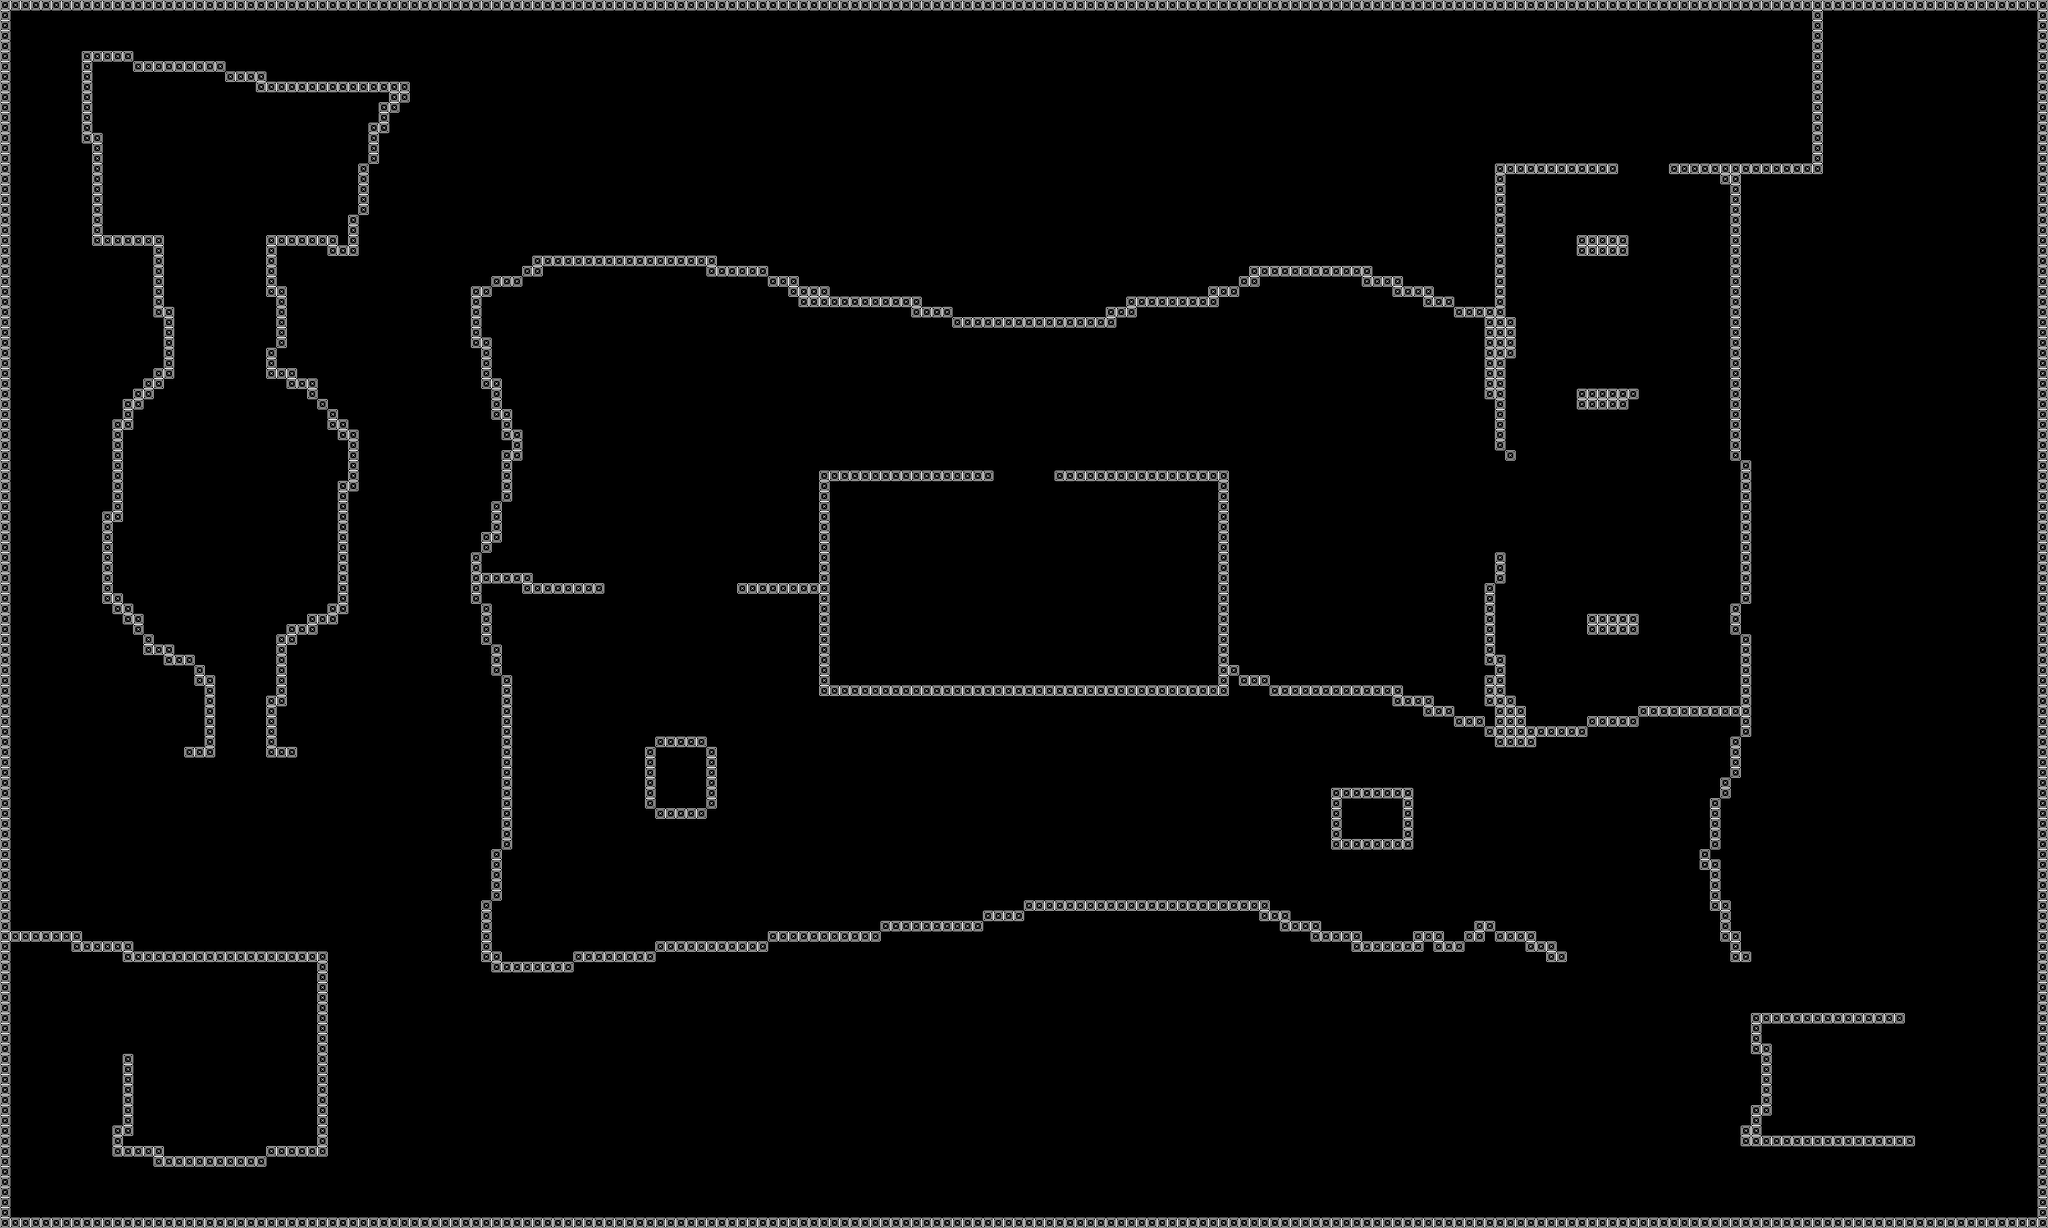

A level layout from a 2D game, rendered from its tile map. Below: a short description, then the map file with tile-grid data replaced by summaries:
An orthogonal 200x120 tile map with 16x16 px tiles, 1 tile layer (Tile Layer 1), 2 tilesets and 52 objects (9x Blue Boy, 6x Ballas, 5x Pink Guy).

<map version="1.5" tiledversion="1.7.2" orientation="orthogonal" renderorder="right-down" width="200" height="120" tilewidth="16" tileheight="16" infinite="0" nextlayerid="8" nextobjectid="63">
 <properties>
  <property name="game_mode" value="coop" />
 </properties>
 <tileset firstgid="1" source="j.tsx" />
 <tileset firstgid="3" source="objects.tsx" />
 <layer id="1" name="Tile Layer 1" width="200" height="120">
  <data>[24000 cells, 1743 non-empty, 1 distinct tile ids]</data>
 </layer>
 <objectgroup color="#00d600" id="6" name="item_spawn_points">
  <object id="13" x="2642.46" y="1033.9">
   <point />
  </object>
  <object id="14" x="2245.97" y="996.256">
   <point />
  </object>
  <object id="15" x="1048.95" y="1375.18">
   <point />
  </object>
  <object id="16" x="2150.61" y="1392.75">
   <point />
  </object>
  <object id="17" x="2619.88" y="1202.03">
   <point />
  </object>
  <object id="18" x="870.783" y="506.911">
   <point />
  </object>
  <object id="44" x="2236.36" y="372.727">
   <point />
  </object>
  <object id="45" x="1669.7" y="387.879">
   <point />
  </object>
  <object id="46" x="818.182" y="290.909">
   <point />
  </object>
  <object id="47" x="1660.61" y="1509.09">
   <point />
  </object>
  <object id="48" x="1724.24" y="1648.48">
   <point />
  </object>
  <object id="49" x="1818.18" y="1772.73">
   <point />
  </object>
  <object id="50" x="2327.27" y="1624.24">
   <point />
  </object>
  <object id="51" x="2306.06" y="1766.67">
   <point />
  </object>
  <object id="52" x="2833.33" y="1054.55">
   <point />
  </object>
  <object id="53" x="3021.21" y="1193.94">
   <point />
  </object>
  <object id="54" x="2984.85" y="930.303">
   <point />
  </object>
  <object id="55" x="357.576" y="824.242">
   <point />
  </object>
  <object id="56" x="593.939" y="1469.7">
   <point />
  </object>
  <object id="57" x="330.303" y="427.273">
   <point />
  </object>
  <object id="58" x="345.455" y="545.455">
   <point />
  </object>
  <object id="59" x="884.848" y="1087.88">
   <point />
  </object>
  <object id="60" x="1578.79" y="1242.42">
   <point />
  </object>
  <object id="61" x="2248.48" y="539.394">
   <point />
  </object>
  <object id="62" x="2645.45" y="330.303">
   <point />
  </object>
 </objectgroup>
 <objectgroup id="2" name="player_spawn_points">
  <object id="1" x="1455.49" y="925.991">
   <point />
  </object>
  <object id="2" x="1596.02" y="915.953">
   <point />
  </object>
  <object id="3" x="1751.6" y="925.991">
   <point />
  </object>
 </objectgroup>
 <objectgroup color="#ff6417" id="3" name="npc_spawn_info">
  <object id="9" name="Pink Guy" gid="3" x="1809.94" y="1281.71" width="64" height="64">
   <properties>
    <property name="color" type="color" value="#ffc912da" />
    <property name="team" type="int" value="44" />
   </properties>
  </object>
  <object id="11" name="Blue Boy" gid="3" x="989.351" y="686.969" width="64" height="64">
   <properties>
    <property name="color" type="color" value="#ff2ae2dc" />
    <property name="team" type="int" value="33" />
   </properties>
  </object>
  <object id="19" name="Blue Boy" gid="3" x="2093.51" y="939.161" width="64" height="64">
   <properties>
    <property name="color" type="color" value="#ff2ae2dc" />
    <property name="team" type="int" value="33" />
   </properties>
  </object>
  <object id="20" name="Blue Boy" gid="3" x="2427.27" y="1064.63" width="64" height="64">
   <properties>
    <property name="color" type="color" value="#ff2ae2dc" />
    <property name="team" type="int" value="33" />
   </properties>
  </object>
  <object id="21" name="Pink Guy" gid="3" x="1330.64" y="1277.94" width="64" height="64">
   <properties>
    <property name="color" type="color" value="#ffc912da" />
    <property name="team" type="int" value="44" />
   </properties>
  </object>
  <object id="22" name="Pink Guy" gid="3" x="2211.46" y="1584.09" width="64" height="64">
   <properties>
    <property name="color" type="color" value="#ffc912da" />
    <property name="team" type="int" value="44" />
   </properties>
  </object>
  <object id="23" name="Blue Boy" gid="3" x="2848.86" y="1247.83" width="64" height="64">
   <properties>
    <property name="color" type="color" value="#ff2ae2dc" />
    <property name="team" type="int" value="33" />
   </properties>
  </object>
  <object id="24" name="Blue Boy" gid="3" x="2971.83" y="1047.07" width="64" height="64">
   <properties>
    <property name="color" type="color" value="#ff2ae2dc" />
    <property name="team" type="int" value="33" />
   </properties>
  </object>
  <object id="25" name="Blue Boy" gid="3" x="2823.77" y="888.972" width="64" height="64">
   <properties>
    <property name="color" type="color" value="#ff2ae2dc" />
    <property name="team" type="int" value="33" />
   </properties>
  </object>
  <object id="26" name="Pink Guy" gid="3" x="1985.61" y="1699.53" width="64" height="64">
   <properties>
    <property name="color" type="color" value="#ffc912da" />
    <property name="team" type="int" value="44" />
   </properties>
  </object>
  <object id="27" name="Pink Guy" gid="3" x="2126.14" y="1757.25" width="64" height="64">
   <properties>
    <property name="color" type="color" value="#ffc912da" />
    <property name="team" type="int" value="44" />
   </properties>
  </object>
  <object id="35" name="Blue Boy" gid="3" x="276.664" y="1732.15" width="64" height="64">
   <properties>
    <property name="color" type="color" value="#ff2ae2dc" />
    <property name="team" type="int" value="33" />
   </properties>
  </object>
  <object id="36" name="Blue Boy" gid="3" x="422.212" y="1574.06" width="64" height="64">
   <properties>
    <property name="color" type="color" value="#ff2ae2dc" />
    <property name="team" type="int" value="33" />
   </properties>
  </object>
  <object id="37" name="Blue Boy" gid="3" x="477.421" y="1870.17" width="64" height="64">
   <properties>
    <property name="color" type="color" value="#ff2ae2dc" />
    <property name="team" type="int" value="33" />
   </properties>
  </object>
  <object id="38" name="Ballas" gid="3" x="1452.85" y="243.758" width="64" height="64">
   <properties>
    <property name="color" type="color" value="#ffac23e2" />
    <property name="team" type="int" value="33" />
   </properties>
  </object>
  <object id="39" name="Ballas" gid="3" x="1455.88" y="128.606" width="64" height="64">
   <properties>
    <property name="color" type="color" value="#ffac23e2" />
    <property name="team" type="int" value="33" />
   </properties>
  </object>
  <object id="40" name="Ballas" gid="3" x="360.424" y="880.121" width="64" height="64">
   <properties>
    <property name="color" type="color" value="#ffac23e2" />
    <property name="team" type="int" value="33" />
   </properties>
  </object>
  <object id="41" name="Ballas" gid="3" x="363.454" y="764.969" width="64" height="64">
   <properties>
    <property name="color" type="color" value="#ffac23e2" />
    <property name="team" type="int" value="33" />
   </properties>
  </object>
  <object id="42" name="Ballas" gid="3" x="483.152" y="310.424" width="64" height="64">
   <properties>
    <property name="color" type="color" value="#ffac23e2" />
    <property name="team" type="int" value="33" />
   </properties>
  </object>
  <object id="43" name="Ballas" gid="3" x="207.394" y="322.545" width="64" height="64">
   <properties>
    <property name="color" type="color" value="#ffac23e2" />
    <property name="team" type="int" value="33" />
   </properties>
  </object>
 </objectgroup>
 <objectgroup id="7" name="flags">
  <object id="31" gid="4" x="311.173" y="243.418" width="64" height="64" />
  <object id="32" gid="4" x="351.948" y="1684.47" width="64" height="64" />
  <object id="33" gid="4" x="2899.05" y="1692" width="64" height="64" />
  <object id="34" gid="4" x="2979.35" y="133.624" width="64" height="64" />
 </objectgroup>
</map>
